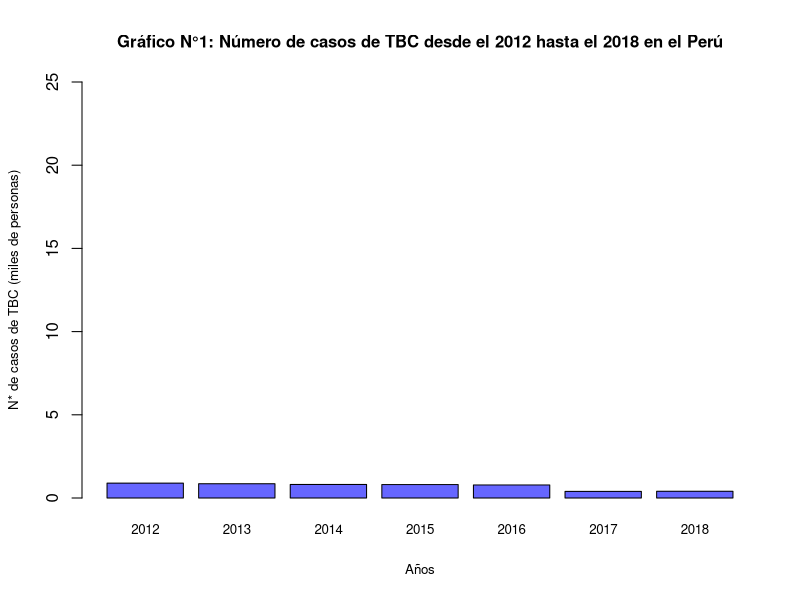
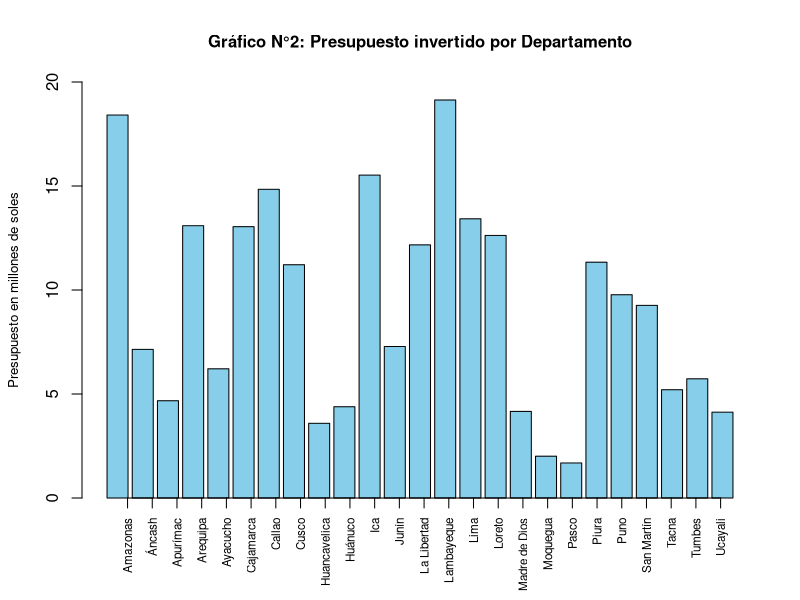

These figures' R source, in order: (Note: this script raises an error after producing the figures.)
## ---- chunk 1
datos <- read.csv(file = "Datos.csv", fileEncoding = "UTF-8")
## ---- chunk 2
x<-0
morbilidad_porr_anho<-c()
anhos<-c()
for (i in 2012:2018){
       x<-x+1
       morbilidad_porr_anho[x]<-mean(datos$Numero.de.casos.Nuevos[datos$Año==i])
       anhos[x]<-i
}
casos <- morbilidad_porr_anho/1000
names(casos)<-anhos
barplot(casos,main="Gráfico N°1: Número de casos de TBC desde el 2012 hasta el 2018 en el Perú"
        ,ylab ="N* de casos de TBC (miles de personas)"
        ,xlab ="Años"
        ,ylim=c(0,25)
        ,cex.main=1.25
        ,cex.lab=0.8
        ,col = "#6666FF"
        ,cex.main=1
        ,cex.names = 0.8)
## ---- chunk 3
departamentos1<-unique(datos$Departamento)
Departamentos<-datos$Departamento
Morbilidad<-datos$Morbilidad
Presupuesto.orientado<-datos$Presupuesto.para.el.programa.orientado.a.disminuir.la.incidencia.de.TBC.y.VIH
datos4<-data.frame(Departamentos,Morbilidad,Presupuesto.orientado)

Morbilidad2<-c()
Presupuesto.orientado2<-c()
for (i in 1:25){
aux<-sum(datos4$Morbilidad[which(datos4$Departamentos==Departamentos[c(i)])])/7
Morbilidad2<-c(Morbilidad2,aux)
aux2<-sum(datos4$Presupuesto.orientado[which(datos4$Departamentos==Departamentos[c(i)])])/7
Presupuesto.orientado2<-c(Presupuesto.orientado2,aux2)
}

P<-Presupuesto.orientado2/1000000

Departamentos2<-Departamentos[c(1,2,3,4,5,6,7,8,9,10,11,12,13,14,15,16,17,18,19,20,21,22,23,24,25)]
datos5<-data.frame(Departamentos2,Morbilidad2,Presupuesto.orientado2)
barplot(P,main="Gráfico N°2: Presupuesto invertido por Departamento"
        ,ylab = "Presupuesto en millones de soles"
        ,width = 0.85
        ,col = "skyblue"
        ,ylim =c(0,20)
        ,cex.main=1
        ,cex.lab=0.8)
axis(1,at=1:25,labels = departamentos1,las=3,cex.axis=0.7)

## ---- chunk 4
z<-0
tasademortalidadprom<-c()
años<-c()
for(i in 2012:2018){
  z<-z+1
  tasademortalidadprom[z]<- mean(datos$Tasa.de.mortalidad[datos$Año==i])
  años[z]<-i
}
Vs=(seq(from=mean(tasademortalidadprom[1]),to=mean(tasademortalidadprom[7]),by=(mean(tasademortalidadprom[1])-mean(tasademortalidadprome[7]))/6))
plot(y=tasademortalidadprom,x = 2012:2018
     ,main = "Gráfico N°3: Media de las tasas de mortalidad en el Perú entre 2012-2018"
     ,xlab = "Año"
     ,ylab = "Tasa promedio"
     ,ylim = c(2,4)
     ,type ="o"
     ,pch = 19
     ,cex.main=1
     ,col = c("blue4"));
lines(y=Vs,x = 2012:2018, col="red2",lwd=2)
legend(2012,4,legend=c("Tasa promedio","Aumento porcentual en 6 años"),col=c("blue4","red2"),lwd=2)

## ---- chunk 5
Departamentos <-datos[,"Departamento"]
Numero.de.casos.nuevos<-datos[,"Numero.de.casos.Nuevos"]

datos2<-data.frame(Departamentos,Numero.de.casos.nuevos)
Numero.de.casos.nuevos2<-c()
for (i in 1:25)
{
aux<-sum(datos2$Numero.de.casos.nuevos[which(datos2$Departamentos==Departamentos[c(i)])])/7
Numero.de.casos.nuevos2<-c(Numero.de.casos.nuevos2,aux)
}
Departamentos2<-Departamentos[c(1,2,3,4,5,6,7,8,9,10,11,12,13,14,15,16,17,18,19,20,21,22,23,24,25)]
datos3<-data.frame(Departamentos2,Numero.de.casos.nuevos2)

dep<-c("Amazonas","Áncash","Apurímac","Arequipa","Ayacucho","Cajamarca","Callao","Cusco","Huancavelica","Huánuco","Ica","Junín","La Libertad","Lambayeque","Lima","Loreto","Madre de Dios","Moquegua","Pasco","Piura","Puno","San Martín","Tacna","Tumbes","Ucayali")

barplot(datos3$Numero.de.casos.nuevos2,main = "Nº de casos nuevos de TBC por departamento",width=0.85 ,ylab =  "Número de casos nuevos de TBC", col=rainbow(25))
axis(1,at=1:25,labels = dep,las=3,cex.axis=0.7)
## ---- chunk 6
z<-0
tasademortalidad<-c()
años<-c()
for(i in 2012:2018){
  z<-z+1
  tasademortalidad[z]<- sum(datos$Tasa.de.mortalidad[datos$Año==i])
  años[z]<-i
}
cases<-tasademortalidad
names(cases)<-años
barplot(casos,main="Gráfico N°4: Tasa de mortalidad desde el 2012 hasta el 2018 en el Perú"
        ,ylab ="Tasa de mortalidad"
        ,xlab ="Años"
        ,ylim=c(0,30)
        ,cex.main=1
        ,cex.lab=0.8
        ,col = "#1234F8")
## ---- chunk 7
barplot(casos
        ,main="Gráfico N°5: N° de casos de TBC desde el 2012 hasta el 2018 en el Perú"
        ,ylab ="N* de casos de TBC (miles de personas)"
        ,xlab ="Años"
        ,ylim=c(0,30)
        ,cex.main=1
        ,cex.lab=0.8
        ,col = "#6666FF")
## ---- chunk 8
Presupuesto_millones<-datos$Presupuesto.para.el.programa.orientado.a.disminuir.la.incidencia.de.TBC.y.VIH/1000000
tasa_mortalidad<-datos$Tasa.de.mortalidad
plot(Presupuesto_millones,tasa_mortalidad 
     ,main="Gráfico N°6: Presupuesto invertido vs tasa de mortalidad por TBC"
     ,ylab="Tasa de mortalidad por TBC (%)"
     ,xlab="Presupuesto (millones de soles)"
     ,xlim=c(0,30))
abline(lm(tasa_mortalidad~Presupuesto_millones), col="blue")
coeficiente_es<-c("r:",round(cor(Presupuesto_millones, tasa_mortalidad),2))
legend(25, 10,legend=c(coeficiente_es),cex=0.8)
## ---- chunk 9
par(mfrow=c(1,2))
x<-6
for (i in 1:length(departamentos1)){
Presupuesto_millones<-datos$Presupuesto.para.el.programa.orientado.a.disminuir.la.incidencia.de.TBC.y.VIH[datos$Departamento==departamentos1[i]]/1000000
tasa_mortalidad<-datos$Tasa.de.mortalidad[datos$Departamento==departamentos1[i]]
cor(Presupuesto_millones, tasa_mortalidad)
coeficiente<-round(cor(Presupuesto_millones, tasa_mortalidad),2)
if(abs(coeficiente)>=0.5){
x<-x+1
nombre_depa<-c(paste("Gráfico N°:",toString(x),"Presupuesto vs Tasa",sep = " "),paste(" de mortalidad en\t", toString(departamentos1[i]),sep = " "))
plot(Presupuesto_millones 
     ,tasa_mortalidad,ylab="Tasa de mortalidad por TBC (%)"
     ,xlab="Presupuesto (millones de soles)"
     ,ylim = c(0,max(datos$Tasa.de.mortalidad)+40)
     ,main=nombre_depa
     ,cex.main=0.75
     ,cex= 0.75)
abline(lm(tasa_mortalidad~Presupuesto_millones), col="blue")
coeficiente_es<-c("r:",coeficiente)
legend((max(Presupuesto_millones)+min(Presupuesto_millones))/2,  40,legend=c(coeficiente_es),cex=0.8)
}}
## ---- chunk 10
Departamentos<-datos$Departamento
Morbilidad<-datos$Morbilidad
Presupuesto.orientado<-datos$Presupuesto.para.el.programa.orientado.a.disminuir.la.incidencia.de.TBC.y.VIH
datos4<-data.frame(Departamentos,Morbilidad,Presupuesto.orientado)
Morbilidad2<-c()
Presupuesto.orientado2<-c()
for (i in 1:25)
{
aux<-sum(datos4$Morbilidad[which(datos4$Departamentos==Departamentos[c(i)])])/7
Morbilidad2<-c(Morbilidad2,aux)
aux2<-sum(datos4$Presupuesto.orientado[which(datos4$Departamentos==Departamentos[c(i)])])/7
Presupuesto.orientado2<-c(Presupuesto.orientado2,aux2)
}
P<-Presupuesto.orientado2/1000000
Departamentos2<-Departamentos[c(1,2,3,4,5,6,7,8,9,10,11,12,13,14,15,16,17,18,19,20,21,22,23,24,25)]
barplot(Morbilidad2,main="Gráfico N°12: Morbilidad de TBC por departamento"
        ,ylab = "Morbilidad de TBC"
        ,width = 0.85
        ,col = "skyblue"
        ,ylim =c(0,12000))
axis(1,at=1:25,labels = departamentos1,las=3,cex.axis=0.7)
abline(h=201,col="red",lwd=1)
barplot(P,main="Gráfico N°13: Presupuesto invertido por departamento"
        ,ylab = "Presupuesto en millones de soles"
        ,width = 0.85
        ,col = "skyblue"
        ,ylim =c(0,20)
        ,cex.main=1)
axis(1,at=1:25,labels = departamentos1,las=3,cex.axis=0.7)
abline(h=5.125517,col="red",lwd=1)
q1<-quantile(P)
q2<-quantile(Morbilidad2)

## ---- chunk 11
dato6<-datos5$Departamentos2[which(datos5$Presupuesto.orientado2<=5125517)]
morb3<-datos5$Morbilidad2[which(datos5$Presupuesto.orientado2<=5125517)]
## ---- chunk 12
barplot(morb3,main="Gráfico N°14: Morbilidad de departamentos con bajo presupuesto"
        ,ylab = "Morbilidad"
        ,width = 0.85
        ,col = "skyblue"
        ,ylim =c(0,1000)
        ,cex.axis = 0.85
        ,cex.names = 0.8
        ,cex.main=1)
axis(1,at=1:7,labels = dato6,las=3,cex.axis=0.7)
abline(h=median(Morbilidad2),col="blue",lwd=1)
abline(h=201,col="red",lwd=1)
abline(h=mean(morb3),col="green",lwd=1)
legend(0,1000,legend=c("mediana\nde morbilidad"),col=c("blue"),lwd=1,cex=0.8)
legend(2,1000,legend=c("primer cuartil\nde morbilidad"),col=c("red"),lwd=1,cex=0.8)
legend(4,1000,legend=c("media de morbilidad de departamentos\n con menor presupuesto"),col=c("green"),lwd=1,cex=0.8)
## ---- chunk 13
plot(x=datos$Numero.de.casos.Nuevos,y=datos$Presupuesto.para.el.programa.orientado.a.disminuir.la.incidencia.de.TBC.y.VIH
     ,xlab = "Número de casos nuevos por departamento"
     ,ylab = "Presupuesto por departamento"
     ,main = "Gráfico N°15: Presupuesto invertido VS. Número de casos nuevos"
     ,cex.main=1)
plot(x = datos$Numero.de.casos.Nuevos,y = datos$Presupuesto.para.el.programa.orientado.a.disminuir.la.incidencia.de.TBC.y.VIH
     ,ylim = c(0,3*10^7),xlim=c(0,1250)
     ,xlab = "Número de casos nuevos por departamento"
     ,ylab = "Presupuesto por departamento"
     ,main = "Gráfico N°16: Presupuesto invertido VS. Número de casos nuevos (ampliado)"
     ,cex.main=1)
